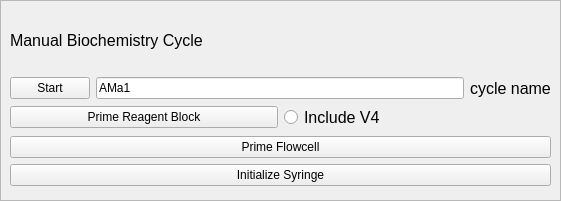
     <widget class="QFrame" name="frame_5">
      <property name="geometry">
       <rect>
        <x>10</x>
        <y>730</y>
        <width>561</width>
        <height>201</height>
       </rect>
      </property>
      <property name="frameShape">
       <enum>QFrame::StyledPanel</enum>
      </property>
      <property name="frameShadow">
       <enum>QFrame::Raised</enum>
      </property>
      <widget class="QWidget" name="layoutWidget">
       <property name="geometry">
        <rect>
         <x>10</x>
         <y>10</y>
         <width>541</width>
         <height>176</height>
        </rect>
       </property>
       <layout class="QVBoxLayout" name="verticalLayout_9">
        <item>
         <widget class="QLabel" name="Manualbiochemsitrycyclelabel">
          <property name="font">
           <font>
            <pointsize>12</pointsize>
           </font>
          </property>
          <property name="text">
           <string>Manual Biochemistry Cycle</string>
          </property>
         </widget>
        </item>
        <item>
         <layout class="QGridLayout" name="gridLayout_12">
          <item row="0" column="0">
           <widget class="QPushButton" name="flUtilStartCycle">
            <property name="text">
             <string>Start</string>
            </property>
           </widget>
          </item>
          <item row="0" column="1">
           <widget class="QLineEdit" name="flUtilCycleName">
            <property name="text">
             <string>AMa1</string>
            </property>
           </widget>
          </item>
          <item row="0" column="2">
           <widget class="QLabel" name="Cyclenamelabel">
            <property name="font">
             <font>
              <pointsize>12</pointsize>
             </font>
            </property>
            <property name="text">
             <string>cycle name</string>
            </property>
           </widget>
          </item>
         </layout>
        </item>
        <item>
         <layout class="QGridLayout" name="gridLayout_4">
          <item row="0" column="0">
           <widget class="QPushButton" name="flUtilPrimeReagentBlock">
            <property name="text">
             <string>Prime Reagent Block</string>
            </property>
           </widget>
          </item>
          <item row="0" column="1">
           <widget class="QRadioButton" name="Includev4radioButton">
            <property name="enabled">
             <bool>true</bool>
            </property>
            <property name="font">
             <font>
              <pointsize>12</pointsize>
             </font>
            </property>
            <property name="text">
             <string>Include V4</string>
            </property>
           </widget>
          </item>
         </layout>
        </item>
        <item>
         <widget class="QPushButton" name="flUtilPrimeFlowcell">
          <property name="text">
           <string>Prime Flowcell</string>
          </property>
         </widget>
        </item>
        <item>
         <widget class="QPushButton" name="flUtilInitializeSyringe">
          <property name="text">
           <string>Initialize Syringe</string>
          </property>
         </widget>
        </item>
       </layout>
      </widget>
     </widget>
